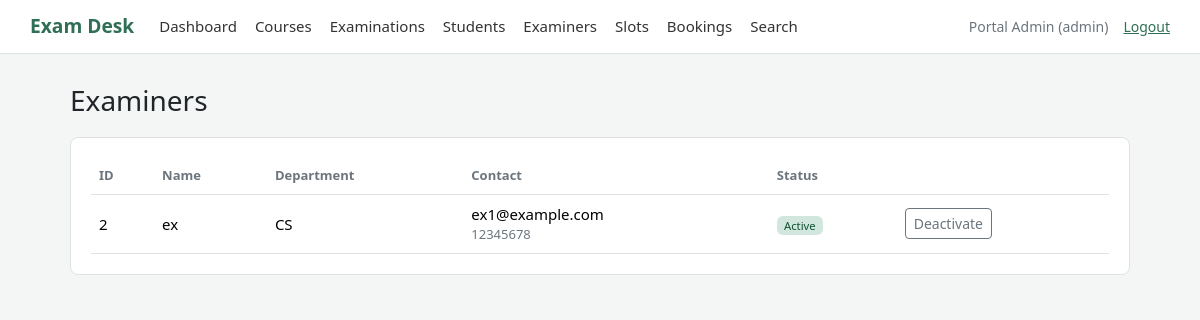
The app's page /admin/examiners (signed in) with its own data.
### tables this page shows
CREATE TABLE users (
            id INTEGER PRIMARY KEY AUTOINCREMENT,
            name TEXT NOT NULL,
            email TEXT NOT NULL UNIQUE,
            password_hash TEXT NOT NULL,
            role TEXT NOT NULL CHECK (role IN ('admin', 'examiner', 'student')),
            department TEXT DEFAULT '',
            phone TEXT DEFAULT '',
            status TEXT NOT NULL DEFAULT 'active'
        );

### app.py (the view, shortened to what this page needs)
@app.route("/admin/examiners", methods=["GET", "POST"])
@login_required("admin")
def admin_examiners():
    examiners = get_database().execute(
        "SELECT * FROM users WHERE role = 'examiner' ORDER BY status, name"
    ).fetchall()
    return render_template("admin_examiners.html", examiners=examiners)

### app.py (called while the page is built)
def open_database():
    connection = sqlite3.connect(DATABASE_FILE)
    connection.row_factory = sqlite3.Row
    connection.execute("PRAGMA foreign_keys = ON")
    return connection

def get_database():
    if "database" not in g:
        g.database = open_database()
    return g.database

@app.teardown_appcontext
def close_database(error=None):
    connection = g.pop("database", None)
    if connection is not None:
        connection.close()

def login_required(*allowed_roles):
    def decorator(view):
        @wraps(view)
        def wrapped_view(*args, **kwargs):
            if "user_id" not in session:
                flash("Please sign in to continue.", "info")
                return redirect(url_for("login"))
            user = get_database().execute(
                "SELECT * FROM users WHERE id = ?", (session["user_id"],)
            ).fetchone()
            if user is None or user["status"] != "active":
                session.clear()
                flash("This account is not active yet.", "warning")
                return redirect(url_for("login"))
            if allowed_roles and user["role"] not in allowed_roles:
                abort(403)
            g.user = user
            return view(*args, **kwargs)
        return wrapped_view
    return decorator

@app.context_processor
def add_user_to_templates():
    user = None
    if "user_id" in session:
        user = get_database().execute(
            "SELECT id, name, email, role FROM users WHERE id = ?", (session["user_id"],)
        ).fetchone()
    return {"current_user": user}

### templates/admin_examiners.html (shortened to what this page needs)
{% extends "base.html" %}
{% block content %}
<h1>Examiners</h1>
<div class="card-box">
    {% if examiners %}
    <table class="table">
        <thead>
            <tr><th>ID</th><th>Name</th><th>Department</th><th>Contact</th><th>Status</th><th></th></tr>
        </thead>
        <tbody>
            {% for examiner in examiners %}
            <tr>
                <td>{{ examiner.id }}</td>
                <td>{{ examiner.name }}</td>
                <td>{{ examiner.department or '-' }}</td>
                <td>
                    {{ examiner.email }}
                    {% if examiner.phone %}<div class="sub">{{ examiner.phone }}</div>{% endif %}
                </td>
                <td><span class="badge status-{{ examiner.status }}">{{ examiner.status|title }}</span></td>
                <td>
                    <form method="post" class="actions">
                        {% if examiner.status == 'pending' %}
                            <button name="status" value="active" class="btn btn-sm btn-success">Approve</button>
                            <button name="status" value="inactive" class="btn btn-sm btn-outline-danger">Reject</button>
                        {% elif examiner.status == 'active' %}
                            <button name="status" value="inactive" class="btn btn-sm btn-outline-secondary">Deactivate</button>
                        {% else %}
                            <button name="status" value="active" class="btn btn-sm btn-outline-primary">Activate</button>
                        {% endif %}
                    </form>
                </td>
            </tr>
            {% endfor %}
        </tbody>
    </table>
    {% else %}
    <p class="empty">No examiners have registered yet.</p>
    {% endif %}
</div>
{% endblock %}

### templates/base.html (shortened to what this page needs)
<!doctype html>
<html lang="en">
<head>
    <link href="https://cdn.jsdelivr.net/npm/bootstrap@5.3.3/dist/css/bootstrap.min.css" rel="stylesheet">
    <link href="{{ url_for('static', filename='style.css') }}" rel="stylesheet">
</head>
<body>
    <header class="topbar">
        {% if current_user %}
        <a class="brand" href="{{ url_for('dashboard') }}">Exam Desk</a>
        <nav class="main-nav">
            <a href="{{ url_for('dashboard') }}">Dashboard</a>
            {% if current_user.role == 'admin' %}
                <a href="{{ url_for('admin_courses') }}">Courses</a>
                <a href="{{ url_for('admin_exams') }}">Examinations</a>
                <a href="{{ url_for('admin_students') }}">Students</a>
                <a href="{{ url_for('admin_examiners') }}">Examiners</a>
                <a href="{{ url_for('admin_slots') }}">Slots</a>
                <a href="{{ url_for('admin_bookings') }}">Bookings</a>
                <a href="{{ url_for('admin_search') }}">Search</a>
            {% elif current_user.role == 'examiner' %}
                <a href="{{ url_for('examiner_slots') }}">My slots</a>
            {% else %}
                <a href="{{ url_for('student_exams') }}">Exams</a>
                <a href="{{ url_for('student_history') }}">History</a>
                <a href="{{ url_for('student_profile') }}">Profile</a>
            {% endif %}
        </nav>
        <div class="account">
            <span class="account-name">{{ current_user.name }} ({{ current_user.role }})</span>
            <a href="{{ url_for('logout') }}">Logout</a>
        </div>
        {% else %}
        <a class="brand" href="{{ url_for('login') }}">Exam Desk</a>
        {% endif %}
    </header>
    <main class="page {% if not current_user %}page-narrow{% endif %}">
        {% block content %}{% endblock %}
    </main>
</body>
</html>

### static/style.css (style rules this page uses)
:root { --main: #2f6f55; --border: #dee2e6; --muted: #6c757d; }
body { background: #f4f6f5; font-size: 15px; }
a { color: var(--main); }
h1 { font-size: 1.75rem; margin-bottom: 20px; }
.topbar { display: flex; align-items: center; flex-wrap: wrap; gap: 10px 25px; padding: 12px 30px; background: #fff; border-bottom: 1px solid var(--border); }
.brand { font-size: 1.2rem; font-weight: bold; color: var(--main); text-decoration: none; }
.main-nav { display: flex; flex-wrap: wrap; gap: 18px; flex: 1; }
.main-nav a { color: #333; text-decoration: none; }
.account { display: flex; gap: 15px; font-size: 14px; }
.account-name { color: var(--muted); }
.page { max-width: 1100px; margin: 0 auto; padding: 30px 20px; }
.card-box { background: #fff; border: 1px solid var(--border); border-radius: 8px; padding: 20px; margin-bottom: 20px; }
.table { margin-bottom: 0; vertical-align: middle; }
.table th { font-size: 13px; color: var(--muted); font-weight: 600; }
.sub { color: var(--muted); font-size: 13px; }
.actions { display: flex; align-items: center; gap: 12px; white-space: nowrap; }
.badge { font-weight: 500; }
.status-booked, .status-active, .status-available { background: #d1e7dd; color: #0f5132; }

### records on screen
users: name "Portal Admin", role "admin"
users: id "2", name "ex", department "CS", email "ex1@example.com", phone "12345678", status "Active", shows "Deactivate"
